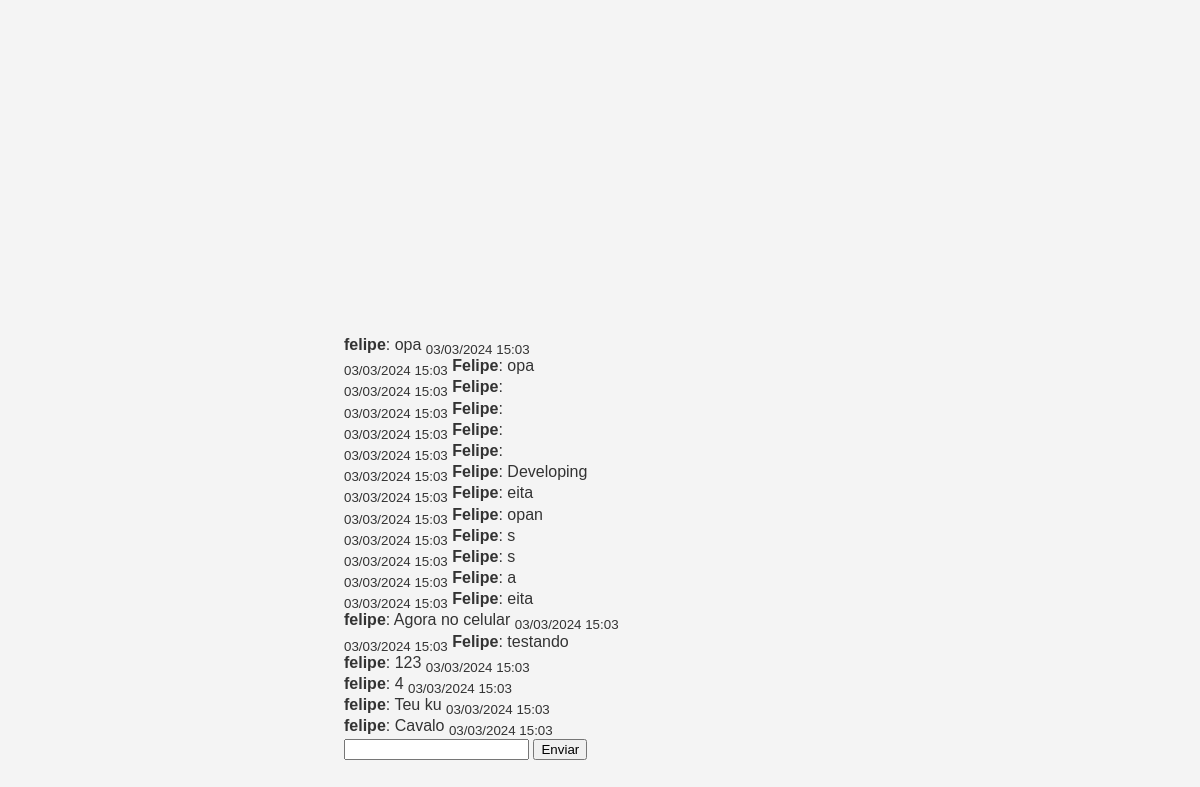
Screenshot of /chat/13 (signed in) with the database file from the repository.
### chat/models.py (models this page shows, shortened)
class Message(models.Model):
    STATUS_CHOICES = (
        ('r', 'read'),
        ('s', 'sent')
    )
    sender = models.ForeignKey(
        User,
        on_delete=models.DO_NOTHING,
        related_name='messages_sent'
    )
    receiver = models.ForeignKey(
        User,
        on_delete=models.DO_NOTHING,
        related_name='messages_receivedt'
    )
    status = models.CharField(max_length=20, default='s', choices=STATUS_CHOICES)
    date = models.DateTimeField(auto_now_add=True)
    text = models.TextField()

### chat/views.py (the view)
# urls.py: path('<int:friendship_id>', views.index, name="index")
@login_required
def index(request, friendship_id):
    friendship = Friendship.objects.filter(id=friendship_id).get()
    other_user = friendship.receiver
    if other_user == request.user:
        other_user = friendship.sender
    messages = Message.objects.filter(
        sender=request.user,
        receiver=other_user
    ) | Message.objects.filter(
        sender=other_user,
        receiver=request.user
    )
    messages = messages.order_by('date')
    for message in messages:
        message.status = 'r'
        message.save()
    return render(
        request,
        "index.html",
        context={
            'friendship': Friendship.objects.get(id=friendship_id),
            'username': request.user.username,
            'messages': messages
        }
    )

### chat/templates/index.html (shortened to what this page needs)
{% extends 'base.html' %}
{% block content %}
    <div id="m">
        {% for message in messages %}
            {% if message.sender.username == username %}
                <strong>{{ username }}</strong>: {{ message.text }} <sub>{{ message.date |date:"d/m/Y H:m" }}</sub> <br>
            {% elif message.receiver.username == username %}
            <sub>{{ message.date |date:"d/m/Y H:m" }}</sub> <strong>{{ message.sender.username }}</strong>: {{ message.text }}  <br>
            {% endif %}
        {% endfor %}
    </div>
    <input id="message" type="text">
    <input type="submit" onclick="sendMessage();" value="Enviar">
{% endblock %}

### templates/base.html (shortened to what this page needs)
<!DOCTYPE html>
<html lang="en">
    <head>
        {% load static %}
        <link rel="stylesheet" href="{% static 'base.css' %}">
    </head>
    <body>
        <div class="container">
            <main>
            {% block content %}{% endblock content %}
            </main>
        </div>
    </body>
</html>

### static/base.css (style rules this page uses)
body { font-family: Arial, sans-serif; background-color: #f4f4f4; color: #333; }
main { position: relative; border-bottom: 1px solid #cdcdcd; margin: 2.5em; padding: 25%; }

### rows the page displays
Message: text "opa", date "03/03/2024 15:03"
Message: date "03/03/2024 15:03", sender.username "Felipe", text "opa"
Message: date "03/03/2024 15:03", sender.username "Felipe"
Message: date "03/03/2024 15:03", sender.username "Felipe"
Message: date "03/03/2024 15:03", sender.username "Felipe"
Message: date "03/03/2024 15:03", sender.username "Felipe"
Message: date "03/03/2024 15:03", sender.username "Felipe", text "Developing"
Message: date "03/03/2024 15:03", sender.username "Felipe", text "eita"
Message: date "03/03/2024 15:03", sender.username "Felipe", text "opan"
Message: date "03/03/2024 15:03", sender.username "Felipe", text "s"
Message: date "03/03/2024 15:03", sender.username "Felipe", text "s"
Message: date "03/03/2024 15:03", sender.username "Felipe", text "a"
Message: date "03/03/2024 15:03", sender.username "Felipe", text "eita"
Message: text "Agora no celular", date "03/03/2024 15:03"
Message: date "03/03/2024 15:03", sender.username "Felipe", text "testando"
Message: text "123", date "03/03/2024 15:03"
Message: text "4", date "03/03/2024 15:03"
Message: text "Teu ku", date "03/03/2024 15:03"
Message: text "Cavalo", date "03/03/2024 15:03"

### other values shown
{{ username }} "felipe"
